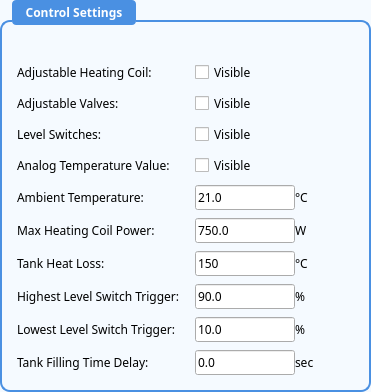
                      <widget class="QGroupBox" name="groupBox_control">
                       <property name="font">
                        <font>
                         <family>Segoe UI,Arial,sans-serif</family>
                         <weight>62</weight>
                         <bold>true</bold>
                        </font>
                       </property>
                       <property name="styleSheet">
                        <string notr="true">QGroupBox {
  border: 1.5px solid #4a90e2;
  border-radius: 10px;
  margin-top: 20px;
  padding-top: 24px;
  background-color: #f5faff;
  font-weight: 500;
}

QGroupBox::title {
  subcontrol-origin: margin;
  subcontrol-position: top left;
  left: 12px;
  padding: 4px 12px;
  background-color: #4a90e2;
  color: #ffffff;
  border-radius: 4px;
  font-weight: 600;
  font-size 9pt;
}</string>
                       </property>
                       <property name="title">
                        <string>Control Settings</string>
                       </property>
                       <layout class="QFormLayout" name="formLayout_control">
                        <property name="horizontalSpacing">
                         <number>15</number>
                        </property>
                        <property name="verticalSpacing">
                         <number>8</number>
                        </property>
                        <property name="leftMargin">
                         <number>15</number>
                        </property>
                        <property name="topMargin">
                         <number>15</number>
                        </property>
                        <property name="rightMargin">
                         <number>15</number>
                        </property>
                        <property name="bottomMargin">
                         <number>15</number>
                        </property>
                        <item row="0" column="0">
                         <widget class="QLabel" name="label_28">
                          <property name="font">
                           <font>
                            <family>Segoe UI,Arial,sans-serif</family>
                           </font>
                          </property>
                          <property name="text">
                           <string>Adjustable Heating Coil:</string>
                          </property>
                         </widget>
                        </item>
                        <item row="0" column="1">
                         <widget class="QCheckBox" name="adjustableHeatingCoilCheckBox">
                          <property name="font">
                           <font>
                            <family>Segoe UI,Arial,sans-serif</family>
                           </font>
                          </property>
                          <property name="text">
                           <string>Visible</string>
                          </property>
                         </widget>
                        </item>
                        <item row="1" column="0">
                         <widget class="QLabel" name="label_27">
                          <property name="font">
                           <font>
                            <family>Segoe UI,Arial,sans-serif</family>
                           </font>
                          </property>
                          <property name="text">
                           <string>Adjustable Valves:</string>
                          </property>
                         </widget>
                        </item>
                        <item row="1" column="1">
                         <widget class="QCheckBox" name="adjustableValveCheckBox">
                          <property name="enabled">
                           <bool>true</bool>
                          </property>
                          <property name="font">
                           <font>
                            <family>Segoe UI,Arial,sans-serif</family>
                           </font>
                          </property>
                          <property name="text">
                           <string>Visible</string>
                          </property>
                          <property name="checked">
                           <bool>false</bool>
                          </property>
                          <property name="autoRepeat">
                           <bool>false</bool>
                          </property>
                          <property name="autoExclusive">
                           <bool>false</bool>
                          </property>
                         </widget>
                        </item>
                        <item row="2" column="0">
                         <widget class="QLabel" name="label_29">
                          <property name="font">
                           <font>
                            <family>Segoe UI,Arial,sans-serif</family>
                           </font>
                          </property>
                          <property name="text">
                           <string>Level Switches:</string>
                          </property>
                         </widget>
                        </item>
                        <item row="2" column="1">
                         <widget class="QCheckBox" name="levelSwitchesCheckBox">
                          <property name="font">
                           <font>
                            <family>Segoe UI,Arial,sans-serif</family>
                           </font>
                          </property>
                          <property name="text">
                           <string>Visible</string>
                          </property>
                         </widget>
                        </item>
                        <item row="3" column="0">
                         <widget class="QLabel" name="label_18">
                          <property name="font">
                           <font>
                            <family>Segoe UI,Arial,sans-serif</family>
                           </font>
                          </property>
                          <property name="text">
                           <string>Analog Temperature Value:</string>
                          </property>
                         </widget>
                        </item>
                        <item row="3" column="1">
                         <widget class="QCheckBox" name="analogValueTempCheckBox">
                          <property name="font">
                           <font>
                            <family>Segoe UI,Arial,sans-serif</family>
                           </font>
                          </property>
                          <property name="text">
                           <string>Visible</string>
                          </property>
                         </widget>
                        </item>
                        <item row="4" column="0">
                         <widget class="QLabel" name="label_38">
                          <property name="font">
                           <font>
                            <family>Segoe UI,Arial,sans-serif</family>
                           </font>
                          </property>
                          <property name="text">
                           <string>Ambient Temperature:</string>
                          </property>
                         </widget>
                        </item>
                        <item row="4" column="1">
                         <layout class="QHBoxLayout" name="horizontalLayout_32">
                          <item>
                           <widget class="QLineEdit" name="ambientTempEntry">
                            <property name="maximumSize">
                             <size>
                              <width>100</width>
                              <height>16777215</height>
                             </size>
                            </property>
                            <property name="font">
                             <font>
                              <family>Segoe UI,Arial,sans-serif</family>
                             </font>
                            </property>
                            <property name="text">
                             <string>21.0</string>
                            </property>
                           </widget>
                          </item>
                          <item>
                           <widget class="QLabel" name="label_39">
                            <property name="font">
                             <font>
                              <family>Segoe UI,Arial,sans-serif</family>
                             </font>
                            </property>
                            <property name="text">
                             <string>°C</string>
                            </property>
                           </widget>
                          </item>
                          <item>
                           <spacer name="horizontalSpacer_24">
                            <property name="orientation">
                             <enum>Qt::Horizontal</enum>
                            </property>
                            <property name="sizeHint" stdset="0">
                             <size>
                              <width>40</width>
                              <height>20</height>
                             </size>
                            </property>
                           </spacer>
                          </item>
                         </layout>
                        </item>
                        <item row="5" column="0">
                         <widget class="QLabel" name="label_40">
                          <property name="font">
                           <font>
                            <family>Segoe UI,Arial,sans-serif</family>
                           </font>
                          </property>
                          <property name="text">
                           <string>Max Heating Coil Power:</string>
                          </property>
                         </widget>
                        </item>
                        <item row="5" column="1">
                         <layout class="QHBoxLayout" name="horizontalLayout_33">
                          <item>
                           <widget class="QLineEdit" name="powerHeatingCoilEntry2">
                            <property name="maximumSize">
                             <size>
                              <width>100</width>
                              <height>16777215</height>
                             </size>
                            </property>
                            <property name="font">
                             <font>
                              <family>Segoe UI,Arial,sans-serif</family>
                             </font>
                            </property>
                            <property name="text">
                             <string>750.0</string>
                            </property>
                           </widget>
                          </item>
                          <item>
                           <widget class="QLabel" name="label_41">
                            <property name="font">
                             <font>
                              <family>Segoe UI,Arial,sans-serif</family>
                             </font>
                            </property>
                            <property name="text">
                             <string>W</string>
                            </property>
                           </widget>
                          </item>
                          <item>
                           <spacer name="horizontalSpacer_25">
                            <property name="orientation">
                             <enum>Qt::Horizontal</enum>
                            </property>
                            <property name="sizeHint" stdset="0">
                             <size>
                              <width>40</width>
                              <height>20</height>
                             </size>
                            </property>
                           </spacer>
                          </item>
                         </layout>
                        </item>
                        <item row="7" column="0">
                         <widget class="QLabel" name="label_42">
                          <property name="font">
                           <font>
                            <family>Segoe UI,Arial,sans-serif</family>
                           </font>
                          </property>
                          <property name="text">
                           <string>Tank Heat Loss:</string>
                          </property>
                         </widget>
                        </item>
                        <item row="7" column="1">
                         <layout class="QHBoxLayout" name="horizontalLayout_34">
                          <item>
                           <widget class="QLineEdit" name="heatLossVatEntry">
                            <property name="maximumSize">
                             <size>
                              <width>100</width>
                              <height>16777215</height>
                             </size>
                            </property>
                            <property name="font">
                             <font>
                              <family>Segoe UI,Arial,sans-serif</family>
                             </font>
                            </property>
                            <property name="text">
                             <string>150</string>
                            </property>
                           </widget>
                          </item>
                          <item>
                           <widget class="QLabel" name="label_43">
                            <property name="font">
                             <font>
                              <family>Segoe UI,Arial,sans-serif</family>
                             </font>
                            </property>
                            <property name="text">
                             <string>°C</string>
                            </property>
                           </widget>
                          </item>
                          <item>
                           <spacer name="horizontalSpacer_26">
                            <property name="orientation">
                             <enum>Qt::Horizontal</enum>
                            </property>
                            <property name="sizeHint" stdset="0">
                             <size>
                              <width>40</width>
                              <height>20</height>
                             </size>
                            </property>
                           </spacer>
                          </item>
                         </layout>
                        </item>
                        <item row="8" column="0">
                         <widget class="QLabel" name="label_52">
                          <property name="font">
                           <font>
                            <family>Segoe UI,Arial,sans-serif</family>
                           </font>
                          </property>
                          <property name="text">
                           <string>Highest Level Switch Trigger:</string>
                          </property>
                         </widget>
                        </item>
                        <item row="8" column="1">
                         <layout class="QHBoxLayout" name="horizontalLayout_39">
                          <item>
                           <widget class="QLineEdit" name="levelSwitchMaxHeightEntry">
                            <property name="maximumSize">
                             <size>
                              <width>100</width>
                              <height>16777215</height>
                             </size>
                            </property>
                            <property name="font">
                             <font>
                              <family>Segoe UI,Arial,sans-serif</family>
                             </font>
                            </property>
                            <property name="text">
                             <string>90.0</string>
                            </property>
                           </widget>
                          </item>
                          <item>
                           <widget class="QLabel" name="label_53">
                            <property name="font">
                             <font>
                              <family>Segoe UI,Arial,sans-serif</family>
                             </font>
                            </property>
                            <property name="text">
                             <string>%</string>
                            </property>
                           </widget>
                          </item>
                          <item>
                           <spacer name="horizontalSpacer_31">
                            <property name="orientation">
                             <enum>Qt::Horizontal</enum>
                            </property>
                            <property name="sizeHint" stdset="0">
                             <size>
                              <width>40</width>
                              <height>20</height>
                             </size>
                            </property>
                           </spacer>
                          </item>
                         </layout>
                        </item>
                        <item row="9" column="0">
                         <widget class="QLabel" name="label_58">
                          <property name="font">
                           <font>
                            <family>Segoe UI,Arial,sans-serif</family>
                           </font>
                          </property>
                          <property name="text">
                           <string>Lowest Level Switch Trigger:</string>
                          </property>
                         </widget>
                        </item>
                        <item row="9" column="1">
                         <layout class="QHBoxLayout" name="horizontalLayout_42">
                          <item>
                           <widget class="QLineEdit" name="levelSwitchMinHeightEntry">
                            <property name="maximumSize">
                             <size>
                              <width>100</width>
                              <height>16777215</height>
                             </size>
                            </property>
                            <property name="font">
                             <font>
                              <family>Segoe UI,Arial,sans-serif</family>
                             </font>
                            </property>
                            <property name="text">
                             <string>10.0</string>
                            </property>
                           </widget>
                          </item>
                          <item>
                           <widget class="QLabel" name="label_59">
                            <property name="font">
                             <font>
                              <family>Segoe UI,Arial,sans-serif</family>
                             </font>
                            </property>
                            <property name="text">
                             <string>%</string>
                            </property>
                           </widget>
                          </item>
                          <item>
                           <spacer name="horizontalSpacer_32">
                            <property name="orientation">
                             <enum>Qt::Horizontal</enum>
                            </property>
                            <property name="sizeHint" stdset="0">
                             <size>
                              <width>40</width>
                              <height>20</height>
                             </size>
                            </property>
                           </spacer>
                          </item>
                         </layout>
                        </item>
                        <item row="10" column="0">
                         <widget class="QLabel" name="label_36">
                          <property name="font">
                           <font>
                            <family>Segoe UI,Arial,sans-serif</family>
                           </font>
                          </property>
                          <property name="text">
                           <string>Tank Filling Time Delay:</string>
                          </property>
                         </widget>
                        </item>
                        <item row="10" column="1">
                         <layout class="QHBoxLayout" name="horizontalLayout_31">
                          <item>
                           <widget class="QLineEdit" name="timeDelayfillingEntry">
                            <property name="maximumSize">
                             <size>
                              <width>100</width>
                              <height>16777215</height>
                             </size>
                            </property>
                            <property name="font">
                             <font>
                              <family>Segoe UI,Arial,sans-serif</family>
                             </font>
                            </property>
                            <property name="text">
                             <string>0.0</string>
                            </property>
                           </widget>
                          </item>
                          <item>
                           <widget class="QLabel" name="label_37">
                            <property name="font">
                             <font>
                              <family>Segoe UI,Arial,sans-serif</family>
                             </font>
                            </property>
                            <property name="text">
                             <string>sec</string>
                            </property>
                           </widget>
                          </item>
                          <item>
                           <spacer name="horizontalSpacer_23">
                            <property name="orientation">
                             <enum>Qt::Horizontal</enum>
                            </property>
                            <property name="sizeHint" stdset="0">
                             <size>
                              <width>40</width>
                              <height>20</height>
                             </size>
                            </property>
                           </spacer>
                          </item>
                         </layout>
                        </item>
                       </layout>
                      </widget>
